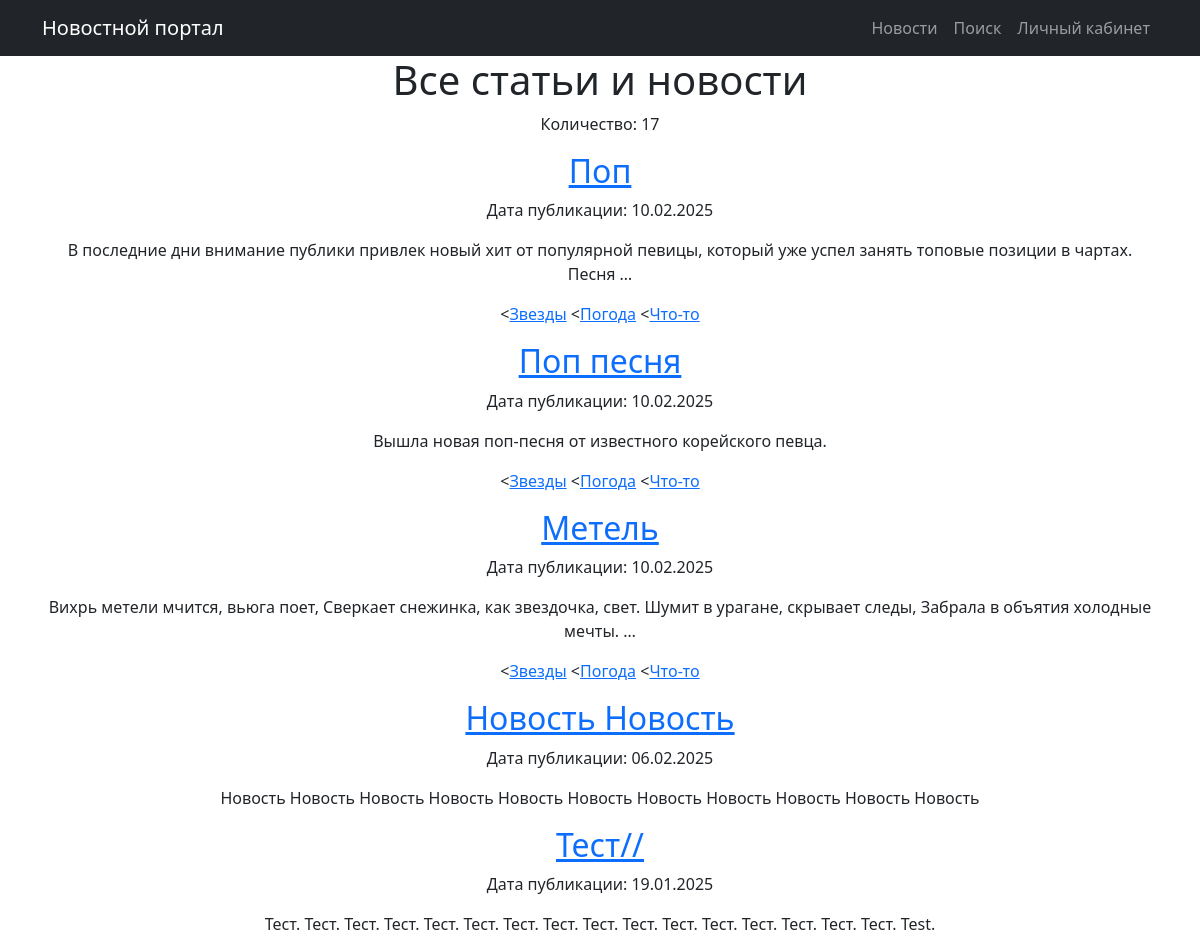
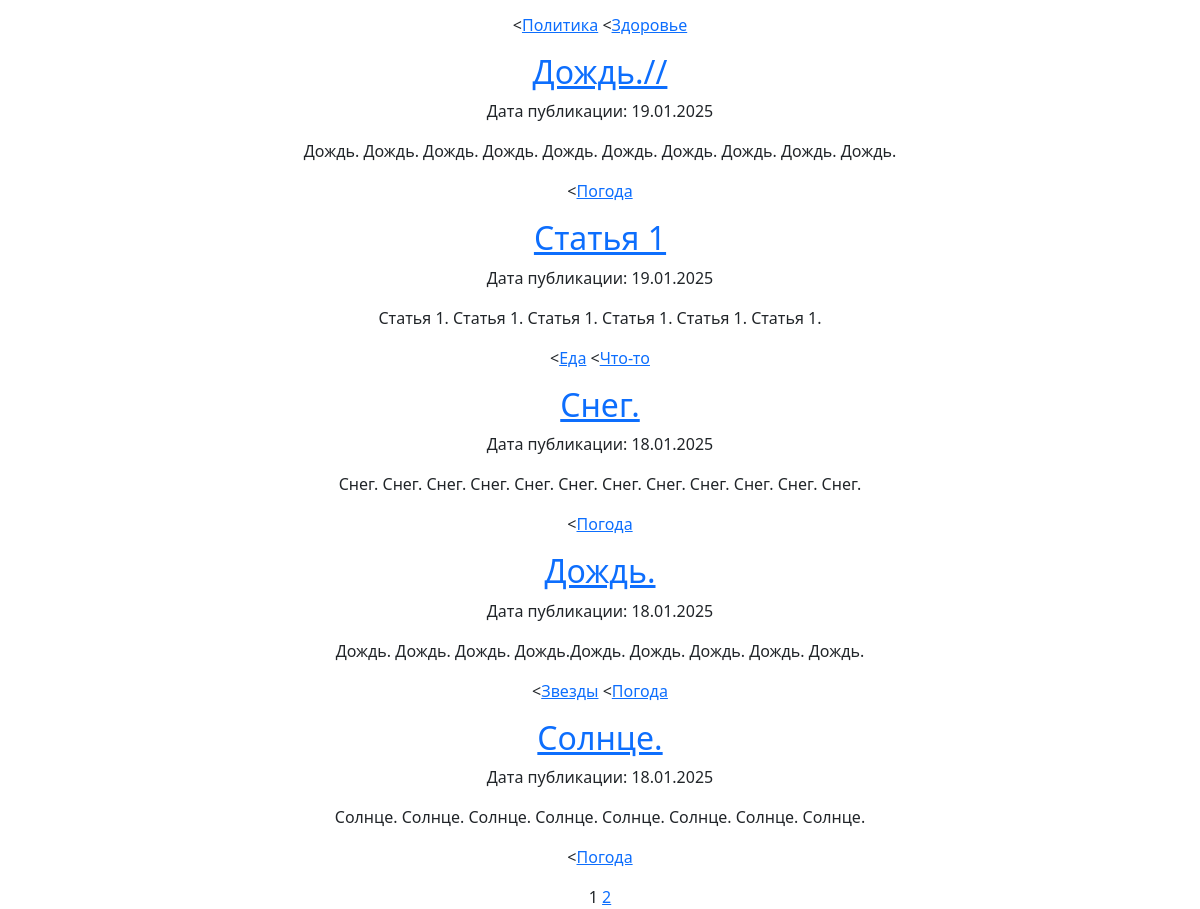
/posts/, run on the app's committed database (2 pictures, top to bottom).
### news/models.py (models this page shows, shortened)
class Post(models.Model):
    author = models.ForeignKey(Author, on_delete=models.CASCADE, related_name="posts")
    post_type = models.CharField(max_length=2, choices=POST_TYPES, default=article)
    created_at = models.DateTimeField(auto_now_add=True)
    categories = models.ManyToManyField(Category, through='PostCategory', related_name="posts")
    title = models.CharField(max_length=128)
    content = models.TextField()
    rating = models.IntegerField(default=0)

class Category(models.Model):
    name = models.CharField(max_length=64, unique=True)
    subscribers = models.ManyToManyField(User, related_name='subscribers')

### news/views.py (the view)
# urls.py: path('posts/', NewsList.as_view(), name='news_list'),
class NewsList(ListView):
    model = Post
    ordering = '-created_at'
    template_name = 'post/news.html'
    context_object_name = 'posts'
    paginate_by = 10
    def get_context_data(self, **kwargs):
        context = super().get_context_data(**kwargs)
        context['total_news_count'] = Post.objects.count()
        return context

### news/templatetags/custom_filters.py (called while the page is built)
@register.filter()
def censor(value):
    if not isinstance(value, str):
        raise TypeError("Фильтр 'censor' может применяться только к строкам.")
    for words in unwanted_words:
        value = value.replace(words[1:], '*' * len(words[1:]))
    return value

### templates/post/news.html (shortened to what this page needs)
{% extends 'flatpages/default.html' %}
{% load custom_filters %}
{% block content %}
<h1>Все статьи и новости</h1>
<p>Количество: {{ total_news_count }}</p>
    {% for post in posts %}
        <h2><a href="{% url 'news_detail' post.pk %}">{{post.title|censor}}</a></h2>
        <p>Дата публикации: {{post.created_at|date:"d.m.Y"}}</p>
        <p>{{post.content|truncatewords:20|censor}}</p>
        <p>
        {% for c in post.categories.all%}
            <<a href="{% url 'news_category' c.id %}">{{ c.name }}</a>
        {% endfor %}
        </p>
    {% endfor %}
   {{ page_obj.number }}
   {% if page_obj.has_next %}
       <a href="?page={{ page_obj.next_page_number }}">{{ page_obj.next_page_number }}</a>
   {% endif %}
{% endblock content %}

### data on the page
Post: title|censor "Поп", created_at "10.02.2025", content|censor "В последние дни внимание публики привлек новый хит от популярной певицы, который уже успел занять топовые позиции в чартах. Песня …"
Category: name "Звезды"
Category: name "Погода"
Category: name "Что-то"
Post: title|censor "Поп песня", created_at "10.02.2025", content|censor "Вышла новая поп-песня от известного корейского певца."
Post: title|censor "Метель", created_at "10.02.2025", content|censor "Вихрь метели мчится, вьюга поет, Сверкает снежинка, как звездочка, свет. Шумит в урагане, скрывает следы, Забрала в объятия холодные мечты. …"
Post: title|censor "Новость Новость", created_at "06.02.2025", content|censor "Новость Новость Новость Новость Новость Новость Новость Новость Новость Новость Новость"
Post: title|censor "Тест//", created_at "19.01.2025", content|censor "Тест. Тест. Тест. Тест. Тест. Тест. Тест. Тест. Тест. Тест. Тест. Тест. Тест. Тест. Тест. Тест. Test."
Category: name "Политика"
Category: name "Здоровье"
Post: title|censor "Дождь.//", created_at "19.01.2025", content|censor "Дождь. Дождь. Дождь. Дождь. Дождь. Дождь. Дождь. Дождь. Дождь. Дождь."
Post: title|censor "Статья 1", created_at "19.01.2025", content|censor "Статья 1. Статья 1. Статья 1. Статья 1. Статья 1. Статья 1."
Category: name "Еда"
Post: title|censor "Снег.", created_at "18.01.2025", content|censor "Снег. Снег. Снег. Снег. Снег. Снег. Снег. Снег. Снег. Снег. Снег. Снег."
Post: title|censor "Дождь.", created_at "18.01.2025", content|censor "Дождь. Дождь. Дождь. Дождь.Дождь. Дождь. Дождь. Дождь. Дождь."
Post: title|censor "Солнце.", created_at "18.01.2025", content|censor "Солнце. Солнце. Солнце. Солнце. Солнце. Солнце. Солнце. Солнце."

### other printed values
{{ total_news_count }} "17"
{{ page_obj.number }} "1"
{{ page_obj.next_page_number }} "2"
